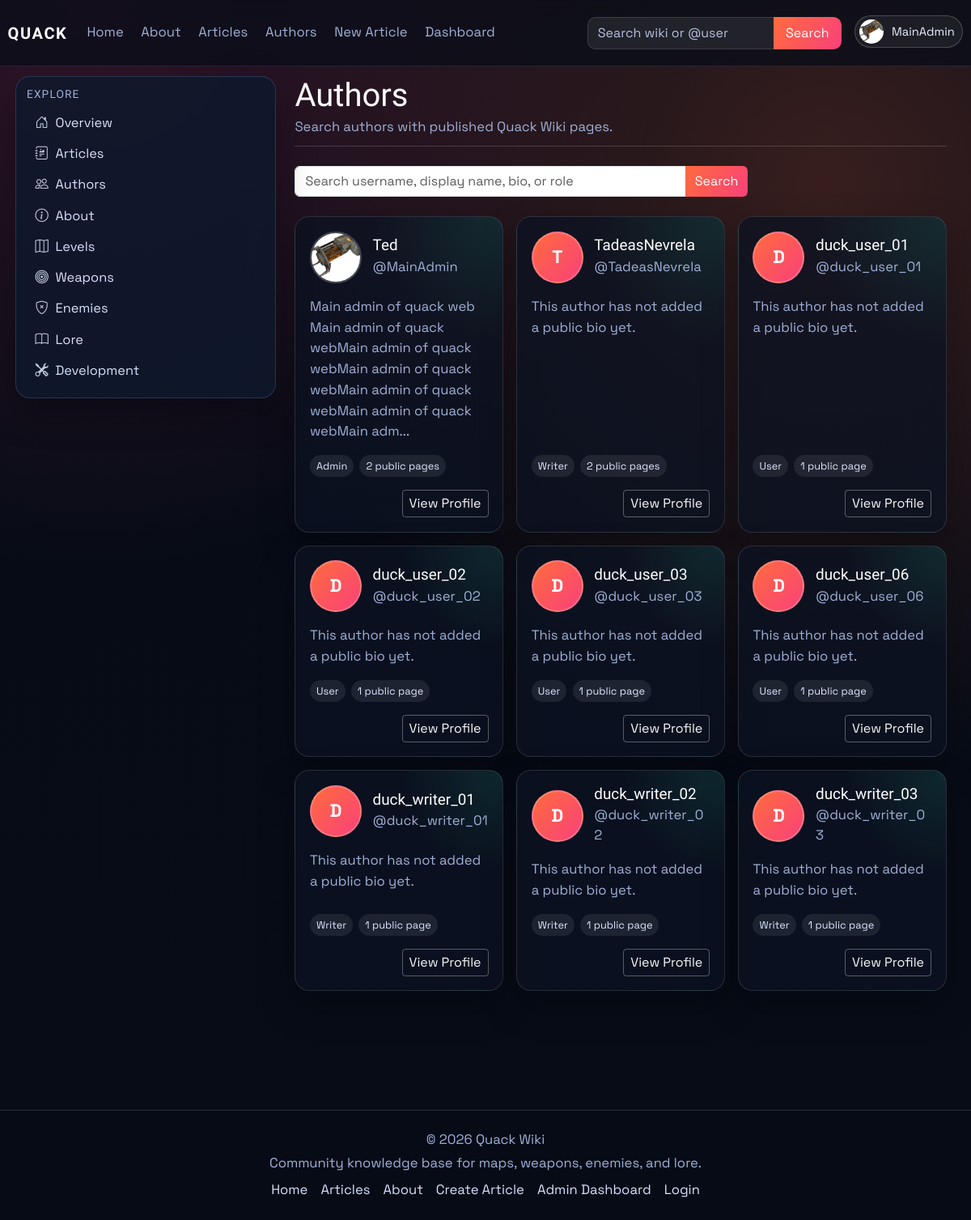
/authors (signed in), run on the app's committed database.
### models.py (models this page shows, shortened)
class User(db.Model, UserMixin):
    id = db.Column(db.Integer, primary_key=True)
    username = db.Column(db.String(120), unique=True, nullable=False)
    email = db.Column(db.String(120), unique=True, nullable=False)
    password_hash = db.Column(db.String(128), nullable=False)
    profile_image_url = db.Column(db.String(120), nullable=True)
    public_display_name = db.Column(db.String(80), nullable=True)
    public_bio = db.Column(db.Text, nullable=True)
    created_at = db.Column(db.DateTime, default=datetime.utcnow)
    role = db.Column(db.String(30), default='user')
    is_archived = db.Column(db.Boolean, default=False, nullable=False)
    archived_at = db.Column(db.DateTime, nullable=True)

class Article(db.Model):
    id = db.Column(db.Integer, primary_key=True)
    title = db.Column(db.String(120), unique=True, nullable=False)
    author = db.Column(db.String(120), nullable=False)
    created_at = db.Column(db.DateTime, default=datetime.utcnow)
    image_url = db.Column(db.String(120), default='default.png')
    summary = db.Column(db.Text)
    content = db.Column(db.Text, nullable=False)
    infobox_data = db.Column(db.Text, nullable=True)
    tags = db.Column(db.JSON, default=list)
    status = db.Column(db.String(20), default='pending', nullable=False)
    approved_by = db.Column(db.String(120), nullable=True)
    approved_at = db.Column(db.DateTime, nullable=True)
    is_archived = db.Column(db.Boolean, default=False, nullable=False)
    archived_at = db.Column(db.DateTime, nullable=True)

### main.py (the view)
@app.route('/authors')
def authors():
    search = (request.args.get('q') or '').strip()
    include_all_users = request.args.get('all') == '1'
    published_counts = published_article_counts_by_user()
    public_users_query = User.query.filter(User.is_archived.is_(False))
    if not include_all_users:
        public_users_query = public_users_query.filter(User.username.in_(list(published_counts.keys())))
    public_users = public_users_query.order_by(User.username.asc()).all()
    if search:
        public_users = [user for user in public_users if user_matches_public_search(user, search)]
    return render_template(
        'authors.html',
        users=public_users,
        published_counts=published_counts,
        search=search,
        include_all_users=include_all_users,
    )

### main.py (called while the page is built)
def get_site_settings():
    settings = SiteSettings.query.get(1)
    if not settings:
        settings = SiteSettings(id=1)
        db.session.add(settings)
        db.session.commit()
    return settings

@app.context_processor
def inject_site_settings():
    return {'site_settings': get_site_settings()}

@login_manager.user_loader
def load_user(user_id):
    user = User.query.get(int(user_id))
    if user and user.is_archived:
        return None
    return user

def normalize_identity(value: str) -> str:
    ascii_value = unicodedata.normalize('NFKD', value or '').encode('ascii', 'ignore').decode('ascii')
    return re.sub(r'[^a-z0-9]+', '', ascii_value.lower())

def find_user_for_article_author(author_name: str):
    if not author_name:
        return None
    exact_user = User.query.filter_by(username=author_name).first()
    if exact_user:
        return None if exact_user.is_archived else exact_user
    normalized_author = normalize_identity(author_name)
    if not normalized_author:
        return None
    active_users = User.query.filter(User.is_archived.is_(False)).all()
    return next(
        (
            user
            for user in active_users
            if normalized_author in {
                normalize_identity(user.username),
                normalize_identity(user.public_display_name),
            }
        ),
        None,
    )

def published_article_counts_by_user():
    counts = {}
    candidates = Article.query.filter(
        Article.is_archived.is_(False),
        func.lower(func.trim(Article.status)) == 'approved',
    ).all()
    for article_obj in candidates:
        user = find_user_for_article_author(article_obj.author)
        if user:
            counts[user.username] = counts.get(user.username, 0) + 1
    return counts

### templates/authors.html (shortened to what this page needs)
{% extends "_base.html" %}
{% block content %}
<div class="container-fluid px-0 article-wiki">
    <header class="article-header mb-4">
        <h1 class="article-title">{{ 'Public Accounts' if include_all_users else 'Authors' }}</h1>
        <p class="article-meta mb-0">
            {{ 'Search public Quack Wiki accounts.' if include_all_users else 'Search authors with published Quack Wiki pages.' }}
        </p>
    </header>
    <form method="GET" action="{{ url_for('authors') }}" class="mb-4" style="max-width: 560px;">
        <div class="input-group">
            <input class="form-control" type="search" name="q" value="{{ search }}" placeholder="Search username, display name, bio, or role">
            <button class="btn btn-brand" type="submit">Search</button>
        </div>
    </form>
    <section class="authors-grid">
        {% for user in users %}
        <article class="author-card">
            <div class="author-card-top">
                {% if user.profile_image_url %}
                <img class="author-card-avatar" src="{{ url_for('static', filename='img/' ~ user.profile_image_url) }}" alt="{{ user.username }} profile picture">
                {% else %}
                <div class="author-card-avatar author-card-avatar-fallback">{{ user.username[0]|upper }}</div>
                {% endif %}
                <div class="author-card-heading">
                    <h3>{{ user.public_display_name or user.username }}</h3>
                    <p>@{{ user.username }}</p>
                </div>
            </div>
            {% set bio = user.public_bio or "This author has not added a public bio yet." %}
            <p class="author-card-bio">{{ bio|truncate(150, true) }}</p>
            <div class="author-card-meta">
                <span>{{ user.role|capitalize }}</span>
                <span>{{ published_counts.get(user.username, 0) }} public {{ 'page' if published_counts.get(user.username, 0) == 1 else 'pages' }}</span>
            </div>
            <div class="author-card-actions">
                <a class="btn btn-outline-light btn-sm" href="{{ url_for('public_profile', username=user.username) }}">View Profile</a>
            </div>
        </article>
        {% else %}
        <div class="card p-4 authors-empty">
            <p class="mb-0 text-muted">{{ 'No public accounts found.' if include_all_users else 'No published authors found.' }}</p>
        </div>
        {% endfor %}
    </section>
</div>
{% endblock %}

### templates/partials/tag_link.html
{% macro tag_article_link(tag, label, icon='', class_name='') -%}
<a href="{{ url_for('about') if tag == 'about-us' else url_for('tagged_article', tag=tag) }}"{% if class_name %} class="{{ class_name }}"{% endif %}>
    {% if icon %}<i class="{{ icon }} sidebar-icon"></i>{% endif %}{{ label }}
</a>
{%- endmacro %}

### templates/partials/navbar.html (shortened to what this page needs)
{% from "partials/tag_link.html" import tag_article_link %}
<nav class="navbar navbar-expand-lg main-nav">
    <div class="container-fluid nav-wrap">
        <a class="navbar-brand brand-mark" href="{{ url_for('index') }}">QUACK</a>
        <div class="collapse navbar-collapse" id="navbarNav">
            <ul class="navbar-nav me-auto nav-links">
                <li class="nav-item"><a class="nav-link" href="{{ url_for('index') }}">Home</a></li>
                <li class="nav-item">{{ tag_article_link('about-us', 'About', class_name='nav-link') }}</li>
                <li class="nav-item"><a class="nav-link" href="{{ url_for('articles') }}">Articles</a></li>
                <li class="nav-item"><a class="nav-link" href="{{ url_for('authors') }}">Authors</a></li>
                <li class="nav-item"><a class="nav-link" href="{{ url_for('create_article') }}">New Article</a></li>
                {% if current_user.is_authenticated and current_user.role == "admin" %}
                <li class="nav-item"><a class="nav-link" href="{{ url_for('dashboard_users') }}">Dashboard</a></li>
                {% elif current_user.is_authenticated and current_user.role == "writer" %}
                <li class="nav-item"><a class="nav-link" href="{{ url_for('dashboard_articles') }}">Articles</a></li>
                {% endif %}
            </ul>
            <ul class="navbar-nav ms-auto align-items-lg-center nav-tools">
                <li class="nav-item nav-search-wrap">
                    <form class="nav-search" method="GET" action="{{ url_for('site_search') }}">
                        {% set nav_query = request.args.get('q', '') %}
                        {% if request.endpoint == 'authors' and request.args.get('all') == '1' and nav_query %}
                            {% set nav_query = '@' ~ nav_query %}
                        {% elif request.endpoint not in ['articles', 'authors'] %}
                            {% set nav_query = '' %}
                        {% endif %}
                        <input class="form-control" type="search" name="q" value="{{ nav_query }}" placeholder="Search wiki or @user">
                        <button class="btn btn-brand" type="submit">Search</button>
                    </form>
                </li>
                {% if current_user.is_authenticated %}
                <li class="nav-item dropdown ms-lg-3">
                    <a class="profile-trigger" href="#" role="button" data-bs-toggle="dropdown" aria-expanded="false">
                        {% if current_user.profile_image_url %}
                        <img class="profile-avatar profile-avatar-img" src="{{ url_for('static', filename='img/' ~ current_user.profile_image_url) }}" alt="{{ current_user.username }} profile picture">
                        {% else %}
                        <span class="profile-avatar">{{ current_user.username[0]|upper }}</span>
                        {% endif %}
                        <span class="profile-name">{{ current_user.username }}</span>
                    </a>
                </li>
                {% else %}
                <li class="nav-item ms-lg-3">
                    <a class="btn btn-outline-light nav-login-btn" href="{{ url_for('login') }}">Login</a>
                </li>
                {% endif %}
            </ul>
        </div>
    </div>
</nav>

### data on the page
User: profile_image_url (picture), username "MainAdmin", public_display_name "Ted", public_bio "Main admin of quack web Main admin of quack webMain admin of quack webMain admin of quack webMain admin of quack webMain admin of quack webMain adm...", role "Admin", get "2", username "pages"
Article: title "Levels"
Article: title "Weapons"
Article: title "Enemies"
Article: title "Lore"
User: username "T", public_display_name+username "TadeasNevrela", username "TadeasNevrela", bio "This author has not added a public bio yet.", role "Writer", get "2", username "pages"
User: username "D", public_display_name+username "duck_user_01", username "duck_user_01", bio "This author has not added a public bio yet.", role "User", get "1", username "page"
User: username "D", public_display_name+username "duck_user_02", username "duck_user_02", bio "This author has not added a public bio yet.", role "User", get "1", username "page"
User: username "D", public_display_name+username "duck_user_03", username "duck_user_03", bio "This author has not added a public bio yet.", role "User", get "1", username "page"
User: username "D", public_display_name+username "duck_user_06", username "duck_user_06", bio "This author has not added a public bio yet.", role "User", get "1", username "page"
User: username "D", public_display_name+username "duck_writer_01", username "duck_writer_01", bio "This author has not added a public bio yet.", role "Writer", get "1", username "page"
User: username "D", public_display_name+username "duck_writer_02", username "duck_writer_02", bio "This author has not added a public bio yet.", role "Writer", get "1", username "page"
User: username "D", public_display_name+username "duck_writer_03", username "duck_writer_03", bio "This author has not added a public bio yet.", role "Writer", get "1", username "page"

### other printed values
{{ label }} "About About Development About"
{{ 'Public Accounts' if include_all_users else 'Authors' }} "Authors"
